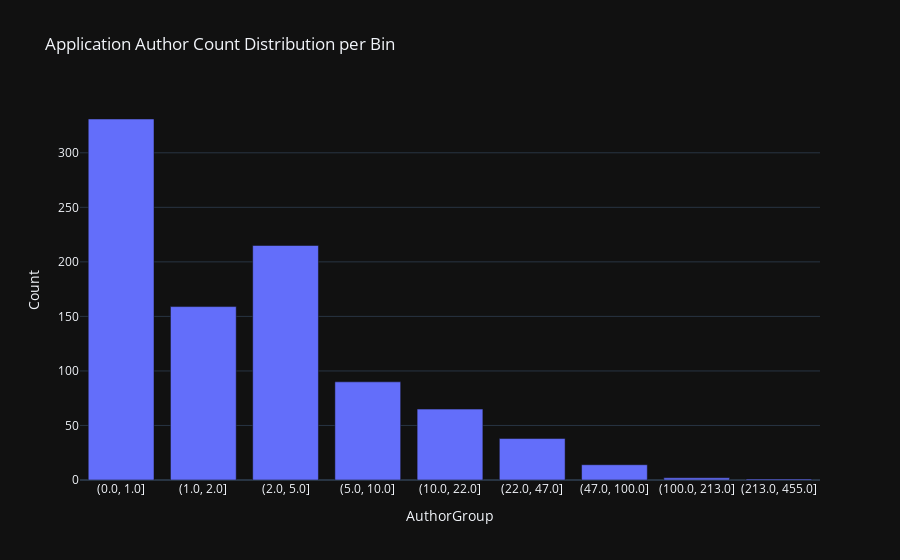

Source (notebook cell):
### Markdown cell above
#### Application Author Count By Bin

### Code cell
application_committers = application_commits.groupby('UniqueID')['Author'].nunique().reset_index()
application_committers.rename(columns={'Author': 'AuthorCount'}, inplace=True)
application_committers.sort_values(by=['AuthorCount'], ascending=False, inplace=True)
bins = np.logspace(np.log10(0.5), np.log10(max(application_committers['AuthorCount'])), num=10)
bins = np.round(bins)
application_committers['AuthorGroup'] =  pd.cut(application_committers['AuthorCount'], bins=bins)
bin_counts = application_committers['AuthorGroup'].value_counts().sort_index().reset_index()
bin_counts['AuthorGroup'] = bin_counts['AuthorGroup'].astype(str)
bin_counts.rename(columns={'count': 'Count'}, inplace=True)

fig = px.bar(bin_counts,  
             x='AuthorGroup', 
             y='Count',
             title='Application Author Count Distribution per Bin',
             template='plotly_dark', 
             )

fig.show()

### Figure 1 — Plotly figure (JSON) as saved in the notebook; plotly's stock layout.template omitted (floating-point values rounded to 4 significant figures)
{"data": [{"alignmentgroup": "True", "hovertemplate": "AuthorGroup=%{x}<br>Count=%{y}<extra></extra>", "legendgroup": "", "marker": {"color": "#636efa", "pattern": {"shape": ""}}, "name": "", "offsetgroup": "", "orientation": "v", "showlegend": false, "textposition": "auto", "type": "bar", "x": ["(0.0, 1.0]", "(1.0, 2.0]", "(2.0, 5.0]", "(5.0, 10.0]", "(10.0, 22.0]", "(22.0, 47.0]", "(47.0, 100.0]", "(100.0, 213.0]", "(213.0, 455.0]"], "xaxis": "x", "y": [331, 159, 215, 90, 65, 38, 14, 2, 1], "yaxis": "y"}], "layout": {"barmode": "relative", "legend": {"tracegroupgap": 0}, "title": {"text": "Application Author Count Distribution per Bin"}, "xaxis": {"anchor": "y", "domain": [0, 1], "title": {"text": "AuthorGroup"}}, "yaxis": {"anchor": "x", "domain": [0, 1], "title": {"text": "Count"}}}}
